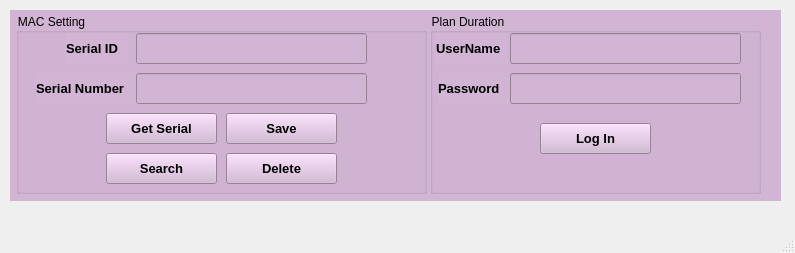
<?xml version="1.0" encoding="UTF-8"?>
<ui version="4.0">
 <class>MainWindow</class>
 <widget class="QMainWindow" name="MainWindow">
  <property name="geometry">
   <rect>
    <x>0</x>
    <y>0</y>
    <width>795</width>
    <height>253</height>
   </rect>
  </property>
  <property name="minimumSize">
   <size>
    <width>795</width>
    <height>253</height>
   </size>
  </property>
  <property name="maximumSize">
   <size>
    <width>795</width>
    <height>253</height>
   </size>
  </property>
  <property name="windowTitle">
   <string>MainWindow</string>
  </property>
  <widget class="QWidget" name="centralwidget">
   <widget class="QWidget" name="widget" native="true">
    <property name="geometry">
     <rect>
      <x>10</x>
      <y>10</y>
      <width>771</width>
      <height>191</height>
     </rect>
    </property>
    <property name="minimumSize">
     <size>
      <width>0</width>
      <height>0</height>
     </size>
    </property>
    <property name="maximumSize">
     <size>
      <width>771</width>
      <height>381</height>
     </size>
    </property>
    <property name="styleSheet">
     <string notr="true">background-color: rgb(210, 180, 212);</string>
    </property>
    <widget class="QGroupBox" name="groupBox">
     <property name="geometry">
      <rect>
       <x>6</x>
       <y>3</y>
       <width>411</width>
       <height>181</height>
      </rect>
     </property>
     <property name="title">
      <string>MAC Setting</string>
     </property>
     <widget class="QPushButton" name="pushButton">
      <property name="geometry">
       <rect>
        <x>90</x>
        <y>100</y>
        <width>111</width>
        <height>31</height>
       </rect>
      </property>
      <property name="font">
       <font>
        <pointsize>10</pointsize>
        <weight>75</weight>
        <bold>true</bold>
       </font>
      </property>
      <property name="text">
       <string>Get Serial</string>
      </property>
     </widget>
     <widget class="QPushButton" name="pushButton_2">
      <property name="geometry">
       <rect>
        <x>210</x>
        <y>100</y>
        <width>111</width>
        <height>31</height>
       </rect>
      </property>
      <property name="font">
       <font>
        <pointsize>10</pointsize>
        <weight>75</weight>
        <bold>true</bold>
       </font>
      </property>
      <property name="text">
       <string>Save</string>
      </property>
     </widget>
     <widget class="QLineEdit" name="lineEdit_2">
      <property name="geometry">
       <rect>
        <x>120</x>
        <y>20</y>
        <width>231</width>
        <height>31</height>
       </rect>
      </property>
     </widget>
     <widget class="QLabel" name="label">
      <property name="geometry">
       <rect>
        <x>20</x>
        <y>60</y>
        <width>101</width>
        <height>31</height>
       </rect>
      </property>
      <property name="font">
       <font>
        <pointsize>10</pointsize>
        <weight>75</weight>
        <bold>true</bold>
       </font>
      </property>
      <property name="text">
       <string>Serial Number</string>
      </property>
     </widget>
     <widget class="QLineEdit" name="lineEdit">
      <property name="geometry">
       <rect>
        <x>120</x>
        <y>60</y>
        <width>231</width>
        <height>31</height>
       </rect>
      </property>
     </widget>
     <widget class="QLabel" name="label_2">
      <property name="geometry">
       <rect>
        <x>50</x>
        <y>20</y>
        <width>61</width>
        <height>31</height>
       </rect>
      </property>
      <property name="font">
       <font>
        <pointsize>10</pointsize>
        <weight>75</weight>
        <bold>true</bold>
       </font>
      </property>
      <property name="text">
       <string>Serial ID</string>
      </property>
     </widget>
     <widget class="QPushButton" name="pushButton_4">
      <property name="geometry">
       <rect>
        <x>210</x>
        <y>140</y>
        <width>111</width>
        <height>31</height>
       </rect>
      </property>
      <property name="font">
       <font>
        <pointsize>10</pointsize>
        <weight>75</weight>
        <bold>true</bold>
       </font>
      </property>
      <property name="text">
       <string>Delete</string>
      </property>
     </widget>
     <widget class="QPushButton" name="pushButton_5">
      <property name="geometry">
       <rect>
        <x>90</x>
        <y>140</y>
        <width>111</width>
        <height>31</height>
       </rect>
      </property>
      <property name="font">
       <font>
        <pointsize>10</pointsize>
        <weight>75</weight>
        <bold>true</bold>
       </font>
      </property>
      <property name="text">
       <string>Search</string>
      </property>
     </widget>
    </widget>
    <widget class="QGroupBox" name="groupBox_3">
     <property name="geometry">
      <rect>
       <x>420</x>
       <y>3</y>
       <width>331</width>
       <height>181</height>
      </rect>
     </property>
     <property name="title">
      <string>Plan Duration</string>
     </property>
     <widget class="QLineEdit" name="lineEdit_3">
      <property name="geometry">
       <rect>
        <x>80</x>
        <y>20</y>
        <width>231</width>
        <height>31</height>
       </rect>
      </property>
     </widget>
     <widget class="QPushButton" name="pushButton_3">
      <property name="geometry">
       <rect>
        <x>110</x>
        <y>110</y>
        <width>111</width>
        <height>31</height>
       </rect>
      </property>
      <property name="font">
       <font>
        <pointsize>10</pointsize>
        <weight>75</weight>
        <bold>true</bold>
       </font>
      </property>
      <property name="text">
       <string>Log In</string>
      </property>
     </widget>
     <widget class="QLabel" name="label_4">
      <property name="geometry">
       <rect>
        <x>6</x>
        <y>20</y>
        <width>71</width>
        <height>31</height>
       </rect>
      </property>
      <property name="font">
       <font>
        <pointsize>10</pointsize>
        <weight>75</weight>
        <bold>true</bold>
       </font>
      </property>
      <property name="text">
       <string>UserName</string>
      </property>
     </widget>
     <widget class="QLineEdit" name="lineEdit_4">
      <property name="geometry">
       <rect>
        <x>80</x>
        <y>60</y>
        <width>231</width>
        <height>31</height>
       </rect>
      </property>
      <property name="echoMode">
       <enum>QLineEdit::Password</enum>
      </property>
     </widget>
     <widget class="QLabel" name="label_3">
      <property name="geometry">
       <rect>
        <x>8</x>
        <y>60</y>
        <width>71</width>
        <height>31</height>
       </rect>
      </property>
      <property name="font">
       <font>
        <pointsize>10</pointsize>
        <weight>75</weight>
        <bold>true</bold>
       </font>
      </property>
      <property name="text">
       <string>Password</string>
      </property>
     </widget>
    </widget>
   </widget>
  </widget>
  <widget class="QMenuBar" name="menubar">
   <property name="geometry">
    <rect>
     <x>0</x>
     <y>0</y>
     <width>795</width>
     <height>21</height>
    </rect>
   </property>
  </widget>
  <widget class="QStatusBar" name="statusbar"/>
 </widget>
 <resources/>
 <connections/>
</ui>
